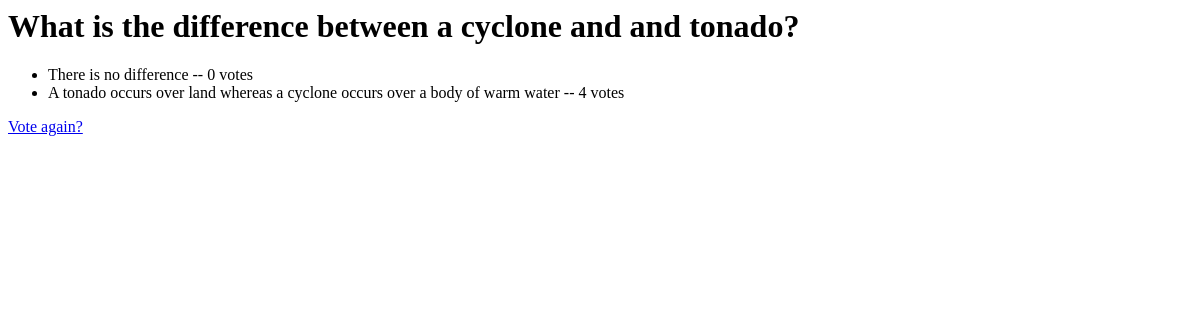
/polls/1/results/, run on an earlier commit of the app's database.
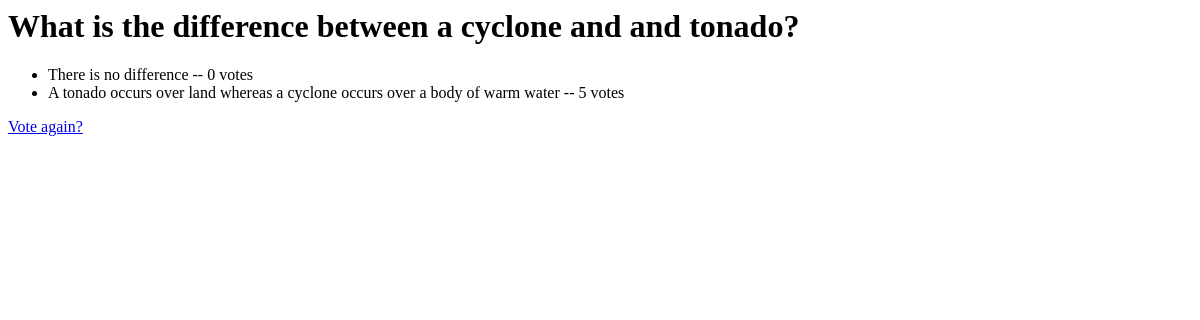
And on a later commit of the database.
### polls/models.py (models this page shows, shortened)
class Question(models.Model):
    question_text = models.CharField(max_length=200)
    pub_date = models.DateTimeField('Date Published')

class Choice(models.Model):
    question = models.ForeignKey(Question, on_delete=models.CASCADE)
    choice_text = models.CharField(max_length=200)
    votes = models.IntegerField(default=0)

### polls/views.py (the view)
# urls.py: path('<int:pk>/results/',views.ResultsView.as_view(), name='results'),
class ResultsView(generic.DetailView):
    model = Question
    template_name = "polls/results.html"

### polls/templates/polls/results.html
<h1>{{ question.question_text }}</h1>
<ul>
  {% for choice in question.choice_set.all %}
  <li>{{ choice.choice_text }} -- {{ choice.votes }} vote{{ choice.votes|pluralize }}</li>
  {% endfor %}
</ul>
<a href="{% url 'polls:detail' question.id %}">Vote again?</a>

What changed in the data, as far as the page shows it:
changed Choice "A tonado occurs over land whereas a cyclone occurs over a body of warm water": votes "4" → "5"
